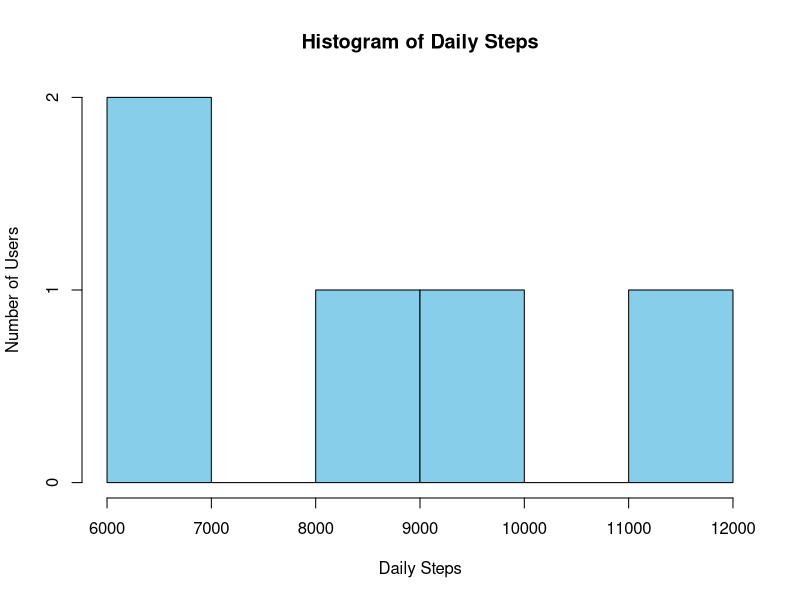

R code for this plot:
# Fitness Tracker Dataset
fitness_data <- data.frame(
  User_ID = c(1, 2, 3, 4, 5),
  Steps = c(7000, 10000, 8500, 12000, 6500),
  Calories_Burned = c(250, 400, 320, 500, 220),
  Active_Minutes = c(40, 60, 50, 75, 35)
)

# Histogram of Daily Steps
hist(fitness_data$Steps,
     main = "Histogram of Daily Steps",
     xlab = "Daily Steps",
     ylab = "Number of Users",
     col = "skyblue",
     border = "black",
     breaks = 5)
